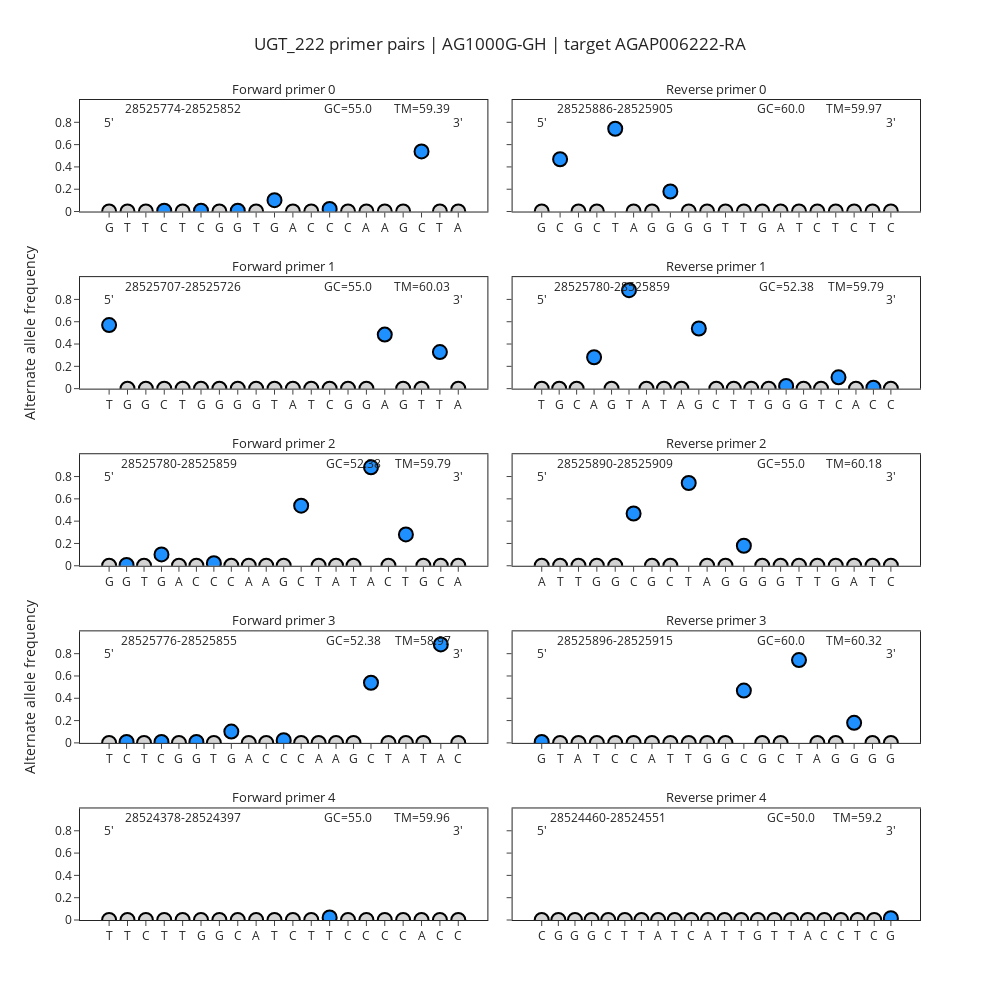

The cell this chart's notebook holds for it:
### Markdown cell above
## Worked example: Primers to avoid

In the above *ace1* example, all of the primer pairs look reasonable. Lets have a look at an example where some of the primers do not look so good. A UGT detoxification gene, AGAP006222, is overexpressed very highly in populations of *An. coluzzii* - lets try and design some qPCR primers to measure its expression. The below `AgamPrimer.designPrimers()` function integrates the entire notebook into one function, for convenience.

### Code cell
primer_parameters  =  {
    'PRIMER_OPT_SIZE': 20,
    'PRIMER_TASK':'generic',
    'PRIMER_MIN_SIZE': 17,
    'PRIMER_MAX_SIZE': 24,
    'PRIMER_OPT_TM': 60.0,
    'PRIMER_MIN_TM': 55.0,
    'PRIMER_MAX_TM': 64.0,
    'PRIMER_MIN_GC': 30.0,
    'PRIMER_MAX_GC': 70.0,
    'PRIMER_MIN_THREE_PRIME_DISTANCE': 3,  # this parameter is the minimum distance between successive pairs. If 1, it means successive primer pairs could be identical bar one base shift
    'PRIMER_INTERNAL_OPT_SIZE': 16,  # Probe size preferences if selected, otherwise ignored
    'PRIMER_INTERNAL_MIN_SIZE': 10,
    'PRIMER_INTERNAL_MAX_SIZE': 22,
    'PRIMER_INTERNAL_MIN_TM': 45,
    'PRIMER_INTERNAL_MAX_TM': 65,  # Probe considerations are quite relaxed, assumed that LNAs / Taqman will be used later to affect TM
    # Extra primer3 parameters can go here
    # In the same format as above
    }

primer_df, blat_df = AgamPrimer.designPrimers(
    assay_type='cDNA primers',  # assay_type options are: 'cDNA primers', 'gDNA primers', 'gDNA primers + probe', 'probe'
    target='AGAP006222-RA',  # target should be an AGAP transcript identifier in for cDNA, otherwise should be an integer in genome
    assay_name='UGT_222',
    n_primer_pairs=5,
    min_amplicon_size=60,
    max_amplicon_size=120,
    primer_parameters=primer_parameters,
    sample_sets='AG1000G-GH',          # sample_set = '3.0' .you can also supply lists with multiple sample sets e.g ['AG1000G-GH', 'AG1000G-CI', 'AG1000G-BF-A']
    sample_query="taxon == 'coluzzii'",
    out_dir="."
)

### Figure 1 — Plotly figure (JSON) as saved in the notebook; plotly's stock layout.template omitted (floating-point values rounded to 4 significant figures)
{"data": [{"customdata": [[0, 0, 1, 0, "G_28525774.0"], [0, 0, 0, 1, "T_28525775.0"], [0, 0, 0, 1, "T_28525776.0"], [0.007812, 0.9922, 0, 0, "C_28525777.0"], [0, 0, 0, 1, "T_28525778.0"], [0.007812, 0.9922, 0, 0, "C_28525779.0"], [0, 0, 1, 0, "G_28525780.0"], [0.007812, 0, 0.9922, 0, "G_28525781.0"], [0, 0, 0, 1, "T_28525782.0"], [0.1016, 0, 0.8984, 0, "G_28525783.0"], [1, 0, 0, 0, "A_28525784.0"], [0, 1, 0, 0, "C_28525785.0"], [0, 0.9766, 0, 0.02344, "C_28525786.0"], [0, 1, 0, 0, "C_28525787.0"], [1, 0, 0, 0, "A_28525788.0"], [1, 0, 0, 0, "A_28525789.0"], [0, 0, 1, 0, "G_28525790.0"], [0, 0.4609, 0, 0.5391, "C_28525850.0"], [0, 0, 0, 1, "T_28525851.0"], [1, 0, 0, 0, "A_28525852.0"]], "hovertemplate": "Base / Position: %{customdata[4]}<br>Total Alternate freq: %{y}<br>A_freq: %{customdata[0]}<br>C_freq: %{customdata[1]}<br>G_freq: %{customdata[2]}<br>T_freq: %{customdata[3]}", "marker": {"color": [-1, -1, -1, 1, -1, 1, -1, 1, -1, 1, -1, -1, 1, -1, -1, -1, -1, 1, -1, -1], "colorscale": [[0, "lightgray"], [0.5, "lightgray"], [1, "dodgerblue"]], "line": {"color": "black", "width": 2}, "size": 14, "symbol": "circle"}, "mode": "markers", "type": "scatter", "x": ["G_28525774.0", "T_28525775.0", "T_28525776.0", "C_28525777.0", "T_28525778.0", "C_28525779.0", "G_28525780.0", "G_28525781.0", "T_28525782.0", "G_28525783.0", "A_28525784.0", "C_28525785.0", "C_28525786.0", "C_28525787.0", "A_28525788.0", "A_28525789.0", "G_28525790.0", "C_28525850.0", "T_28525851.0", "A_28525852.0"], "xaxis": "x", "y": [0, 0, 0, 0.007812, 0, 0.007812, 0, 0.007812, 0, 0.1016, 0, 0, 0.02344, 0, 0, 0, 0, 0.5391, 0, 0], "yaxis": "y"}, {"customdata": [[0.5156, 0, 0.05469, 0.4297, "T_28525707.0"], [0, 0, 1, 0, "G_28525708.0"], [0, 0, 1, 0, "G_28525709.0"], [0, 1, 0, 0, "C_28525710.0"], [0, 0, 0, 1, "T_28525711.0"], [0, 0, 1, 0, "G_28525712.0"], [0, 0, 1, 0, "G_28525713.0"], [0, 0, 1, 0, "G_28525714.0"], [0, 0, 1, 0, "G_28525715.0"], [0, 0, 0, 1, "T_28525716.0"], [1, 0, 0, 0, "A_28525717.0"], [0, 0, 0, 1, "T_28525718.0"], [0, 1, 0, 0, "C_28525719.0"], [0, 0, 1, 0, "G_28525720.0"], [0, 0, 1, 0, "G_28525721.0"], [0.5156, 0.007812, 0.1562, 0.3203, "A_28525722.0"], [0, 0, 1, 0, "G_28525723.0"], [0, 0, 0, 1, "T_28525724.0"], [0.3281, 0, 0, 0.6719, "T_28525725.0"], [1, 0, 0, 0, "A_28525726.0"]], "hovertemplate": "Base / Position: %{customdata[4]}<br>Total Alternate freq: %{y}<br>A_freq: %{customdata[0]}<br>C_freq: %{customdata[1]}<br>G_freq: %{customdata[2]}<br>T_freq: %{customdata[3]}", "marker": {"color": [1, -1, -1, -1, -1, -1, -1, -1, -1, -1, -1, -1, -1, -1, -1, 1, -1, -1, 1, -1], "colorscale": [[0, "lightgray"], [0.5, "lightgray"], [1, "dodgerblue"]], "line": {"color": "black", "width": 2}, "size": 14, "symbol": "circle"}, "mode": "markers", "type": "scatter", "x": ["T_28525707.0", "G_28525708.0", "G_28525709.0", "C_28525710.0", "T_28525711.0", "G_28525712.0", "G_28525713.0", "G_28525714.0", "G_28525715.0", "T_28525716.0", "A_28525717.0", "T_28525718.0", "C_28525719.0", "G_28525720.0", "G_28525721.0", "A_28525722.0", "G_28525723.0", "T_28525724.0", "T_28525725.0", "A_28525726.0"], "xaxis": "x3", "y": [0.5703, 0, 0, 0, 0, 0, 0, 0, 0, 0, 0, 0, 0, 0, 0, 0.4844, 0, 0, 0.3281, 0], "yaxis": "y3"}, {"customdata": [[0, 0, 1, 0, "G_28525780.0"], [0.007812, 0, 0.9922, 0, "G_28525781.0"], [0, 0, 0, 1, "T_28525782.0"], [0.1016, 0, 0.8984, 0, "G_28525783.0"], [1, 0, 0, 0, "A_28525784.0"], [0, 1, 0, 0, "C_28525785.0"], [0, 0.9766, 0, 0.02344, "C_28525786.0"], [0, 1, 0, 0, "C_28525787.0"], [1, 0, 0, 0, "A_28525788.0"], [1, 0, 0, 0, "A_28525789.0"], [0, 0, 1, 0, "G_28525790.0"], [0, 0.4609, 0, 0.5391, "C_28525850.0"], [0, 0, 0, 1, "T_28525851.0"], [1, 0, 0, 0, "A_28525852.0"], [0, 0, 0, 1, "T_28525853.0"], [0.1172, 0, 0.8828, 0, "A_28525854.0"], [0, 1, 0, 0, "C_28525855.0"], [0, 0.2812, 0, 0.7188, "T_28525856.0"], [0, 0, 1, 0, "G_28525857.0"], [0, 1, 0, 0, "C_28525858.0"], [1, 0, 0, 0, "A_28525859.0"]], "hovertemplate": "Base / Position: %{customdata[4]}<br>Total Alternate freq: %{y}<br>A_freq: %{customdata[0]}<br>C_freq: %{customdata[1]}<br>G_freq: %{customdata[2]}<br>T_freq: %{customdata[3]}", "marker": {"color": [-1, 1, -1, 1, -1, -1, 1, -1, -1, -1, -1, 1, -1, -1, -1, 1, -1, 1, -1, -1, -1], "colorscale": [[0, "lightgray"], [0.5, "lightgray"], [1, "dodgerblue"]], "line": {"color": "black", "width": 2}, "size": 14, "symbol": "circle"}, "mode": "markers", "type": "scatter", "x": ["G_28525780.0", "G_28525781.0", "T_28525782.0", "G_28525783.0", "A_28525784.0", "C_28525785.0", "C_28525786.0", "C_28525787.0", "A_28525788.0", "A_28525789.0", "G_28525790.0", "C_28525850.0", "T_28525851.0", "A_28525852.0", "T_28525853.0", "A_28525854.0", "C_28525855.0", "T_28525856.0", "G_28525857.0", "C_28525858.0", "A_28525859.0"], "xaxis": "x5", "y": [0, 0.007812, 0, 0.1016, 0, 0, 0.02344, 0, 0, 0, 0, 0.5391, 0, 0, 0, 0.8828, 0, 0.2812, 0, 0, 0], "yaxis": "y5"}, {"customdata": [[0, 0, 0, 1, "T_28525776.0"], [0.007812, 0.9922, 0, 0, "C_28525777.0"], [0, 0, 0, 1, "T_28525778.0"], [0.007812, 0.9922, 0, 0, "C_28525779.0"], [0, 0, 1, 0, "G_28525780.0"], [0.007812, 0, 0.9922, 0, "G_28525781.0"], [0, 0, 0, 1, "T_28525782.0"], [0.1016, 0, 0.8984, 0, "G_28525783.0"], [1, 0, 0, 0, "A_28525784.0"], [0, 1, 0, 0, "C_28525785.0"], [0, 0.9766, 0, 0.02344, "C_28525786.0"], [0, 1, 0, 0, "C_28525787.0"], [1, 0, 0, 0, "A_28525788.0"], [1, 0, 0, 0, "A_28525789.0"], [0, 0, 1, 0, "G_28525790.0"], [0, 0.4609, 0, 0.5391, "C_28525850.0"], [0, 0, 0, 1, "T_28525851.0"], [1, 0, 0, 0, "A_28525852.0"], [0, 0, 0, 1, "T_28525853.0"], [0.1172, 0, 0.8828, 0, "A_28525854.0"], [0, 1, 0, 0, "C_28525855.0"]], "hovertemplate": "Base / Position: %{customdata[4]}<br>Total Alternate freq: %{y}<br>A_freq: %{customdata[0]}<br>C_freq: %{customdata[1]}<br>G_freq: %{customdata[2]}<br>T_freq: %{customdata[3]}", "marker": {"color": [-1, 1, -1, 1, -1, 1, -1, 1, -1, -1, 1, -1, -1, -1, -1, 1, -1, -1, -1, 1, -1], "colorscale": [[0, "lightgray"], [0.5, "lightgray"], [1, "dodgerblue"]], "line": {"color": "black", "width": 2}, "size": 14, "symbol": "circle"}, "mode": "markers", "type": "scatter", "x": ["T_28525776.0", "C_28525777.0", "T_28525778.0", "C_28525779.0", "G_28525780.0", "G_28525781.0", "T_28525782.0", "G_28525783.0", "A_28525784.0", "C_28525785.0", "C_28525786.0", "C_28525787.0", "A_28525788.0", "A_28525789.0", "G_28525790.0", "C_28525850.0", "T_28525851.0", "A_28525852.0", "T_28525853.0", "A_28525854.0", "C_28525855.0"], "xaxis": "x7", "y": [0, 0.007812, 0, 0.007812, 0, 0.007812, 0, 0.1016, 0, 0, 0.02344, 0, 0, 0, 0, 0.5391, 0, 0, 0, 0.8828, 0], "yaxis": "y7"}, {"customdata": [[0, 0, 0, 1, "T_28524378.0"], [0, 0, 0, 1, "T_28524379.0"], [0, 1, 0, 0, "C_28524380.0"], [0, 0, 0, 1, "T_28524381.0"], [0, 0, 0, 1, "T_28524382.0"], [0, 0, 1, 0, "G_28524383.0"], [0, 0, 1, 0, "G_28524384.0"], [0, 1, 0, 0, "C_28524385.0"], [1, 0, 0, 0, "A_28524386.0"], [0, 0, 0, 1, "T_28524387.0"], [0, 1, 0, 0, "C_28524388.0"], [0, 0, 0, 1, "T_28524389.0"], [0.02344, 0, 0, 0.9766, "T_28524390.0"], [0, 1, 0, 0, "C_28524391.0"], [0, 1, 0, 0, "C_28524392.0"], [0, 1, 0, 0, "C_28524393.0"], [0, 1, 0, 0, "C_28524394.0"], [1, 0, 0, 0, "A_28524395.0"], [0, 1, 0, 0, "C_28524396.0"], [0, 1, 0, 0, "C_28524397.0"]], "hovertemplate": "Base / Position: %{customdata[4]}<br>Total Alternate freq: %{y}<br>A_freq: %{customdata[0]}<br>C_freq: %{customdata[1]}<br>G_freq: %{customdata[2]}<br>T_freq: %{customdata[3]}", "marker": {"color": [-1, -1, -1, -1, -1, -1, -1, -1, -1, -1, -1, -1, 1, -1, -1, -1, -1, -1, -1, -1], "colorscale": [[0, "lightgray"], [0.5, "lightgray"], [1, "dodgerblue"]], "line": {"color": "black", "width": 2}, "size": 14, "symbol": "circle"}, "mode": "markers", "type": "scatter", "x": ["T_28524378.0", "T_28524379.0", "C_28524380.0", "T_28524381.0", "T_28524382.0", "G_28524383.0", "G_28524384.0", "C_28524385.0", "A_28524386.0", "T_28524387.0", "C_28524388.0", "T_28524389.0", "T_28524390.0", "C_28524391.0", "C_28524392.0", "C_28524393.0", "C_28524394.0", "A_28524395.0", "C_28524396.0", "C_28524397.0"], "xaxis": "x9", "y": [0, 0, 0, 0, 0, 0, 0, 0, 0, 0, 0, 0, 0.02344, 0, 0, 0, 0, 0, 0, 0], "yaxis": "y9"}, {"customdata": [[0, 0, 1, 0, "G_28525905.0"], [0, 0.5312, 0, 0.4688, "C_28525904.0"], [0, 0, 1, 0, "G_28525903.0"], [0, 1, 0, 0, "C_28525902.0"], [0, 0.7422, 0, 0.2578, "T_28525901.0"], [1, 0, 0, 0, "A_28525900.0"], [0, 0, 1, 0, "G_28525899.0"], [0, 0.1797, 0.8203, 0, "G_28525898.0"], [0, 0, 1, 0, "G_28525897.0"], [0, 0, 1, 0, "G_28525896.0"], [0, 0, 0, 1, "T_28525895.0"], [0, 0, 0, 1, "T_28525894.0"], [0, 0, 1, 0, "G_28525893.0"], [1, 0, 0, 0, "A_28525892.0"], [0, 0, 0, 1, "T_28525891.0"], [0, 1, 0, 0, "C_28525890.0"], [0, 0, 0, 1, "T_28525889.0"], [0, 1, 0, 0, "C_28525888.0"], [0, 0, 0, 1, "T_28525887.0"], [0, 1, 0, 0, "C_28525886.0"]], "hovertemplate": "Base / Position: %{customdata[4]}<br>Total Alternate freq: %{y}<br>A_freq: %{customdata[0]}<br>C_freq: %{customdata[1]}<br>G_freq: %{customdata[2]}<br>T_freq: %{customdata[3]}", "marker": {"color": [-1, 1, -1, -1, 1, -1, -1, 1, -1, -1, -1, -1, -1, -1, -1, -1, -1, -1, -1, -1], "colorscale": [[0, "lightgray"], [0.5, "lightgray"], [1, "dodgerblue"]], "line": {"color": "black", "width": 2}, "size": 14, "symbol": "circle"}, "mode": "markers", "type": "scatter", "x": ["G_28525905.0", "C_28525904.0", "G_28525903.0", "C_28525902.0", "T_28525901.0", "A_28525900.0", "G_28525899.0", "G_28525898.0", "G_28525897.0", "G_28525896.0", "T_28525895.0", "T_28525894.0", "G_28525893.0", "A_28525892.0", "T_28525891.0", "C_28525890.0", "T_28525889.0", "C_28525888.0", "T_28525887.0", "C_28525886.0"], "xaxis": "x2", "y": [0, 0.4688, 0, 0, 0.7422, 0, 0, 0.1797, 0, 0, 0, 0, 0, 0, 0, 0, 0, 0, 0, 0], "yaxis": "y2"}, {"customdata": [[0, 0, 0, 1, "T_28525859.0"], [0, 0, 1, 0, "G_28525858.0"], [0, 1, 0, 0, "C_28525857.0"], [0.7188, 0, 0.2812, 0, "A_28525856.0"], [0, 0, 1, 0, "G_28525855.0"], [0, 0.8828, 0, 0.1172, "T_28525854.0"], [1, 0, 0, 0, "A_28525853.0"], [0, 0, 0, 1, "T_28525852.0"], [1, 0, 0, 0, "A_28525851.0"], [0.5391, 0, 0.4609, 0, "G_28525850.0"], [0, 1, 0, 0, "C_28525790.0"], [0, 0, 0, 1, "T_28525789.0"], [0, 0, 0, 1, "T_28525788.0"], [0, 0, 1, 0, "G_28525787.0"], [0.02344, 0, 0.9766, 0, "G_28525786.0"], [0, 0, 1, 0, "G_28525785.0"], [0, 0, 0, 1, "T_28525784.0"], [0, 0.8984, 0, 0.1016, "C_28525783.0"], [1, 0, 0, 0, "A_28525782.0"], [0, 0.9922, 0, 0.007812, "C_28525781.0"], [0, 1, 0, 0, "C_28525780.0"]], "hovertemplate": "Base / Position: %{customdata[4]}<br>Total Alternate freq: %{y}<br>A_freq: %{customdata[0]}<br>C_freq: %{customdata[1]}<br>G_freq: %{customdata[2]}<br>T_freq: %{customdata[3]}", "marker": {"color": [-1, -1, -1, 1, -1, 1, -1, -1, -1, 1, -1, -1, -1, -1, 1, -1, -1, 1, -1, 1, -1], "colorscale": [[0, "lightgray"], [0.5, "lightgray"], [1, "dodgerblue"]], "line": {"color": "black", "width": 2}, "size": 14, "symbol": "circle"}, "mode": "markers", "type": "scatter", "x": ["T_28525859.0", "G_28525858.0", "C_28525857.0", "A_28525856.0", "G_28525855.0", "T_28525854.0", "A_28525853.0", "T_28525852.0", "A_28525851.0", "G_28525850.0", "C_28525790.0", "T_28525789.0", "T_28525788.0", "G_28525787.0", "G_28525786.0", "G_28525785.0", "T_28525784.0", "C_28525783.0", "A_28525782.0", "C_28525781.0", "C_28525780.0"], "xaxis": "x4", "y": [0, 0, 0, 0.2812, 0, 0.8828, 0, 0, 0, 0.5391, 0, 0, 0, 0, 0.02344, 0, 0, 0.1016, 0, 0.007812, 0], "yaxis": "y4"}, {"customdata": [[1, 0, 0, 0, "A_28525909.0"], [0, 0, 0, 1, "T_28525908.0"], [0, 0, 0, 1, "T_28525907.0"], [0, 0, 1, 0, "G_28525906.0"], [0, 0, 1, 0, "G_28525905.0"], [0, 0.5312, 0, 0.4688, "C_28525904.0"], [0, 0, 1, 0, "G_28525903.0"], [0, 1, 0, 0, "C_28525902.0"], [0, 0.7422, 0, 0.2578, "T_28525901.0"], [1, 0, 0, 0, "A_28525900.0"], [0, 0, 1, 0, "G_28525899.0"], [0, 0.1797, 0.8203, 0, "G_28525898.0"], [0, 0, 1, 0, "G_28525897.0"], [0, 0, 1, 0, "G_28525896.0"], [0, 0, 0, 1, "T_28525895.0"], [0, 0, 0, 1, "T_28525894.0"], [0, 0, 1, 0, "G_28525893.0"], [1, 0, 0, 0, "A_28525892.0"], [0, 0, 0, 1, "T_28525891.0"], [0, 1, 0, 0, "C_28525890.0"]], "hovertemplate": "Base / Position: %{customdata[4]}<br>Total Alternate freq: %{y}<br>A_freq: %{customdata[0]}<br>C_freq: %{customdata[1]}<br>G_freq: %{customdata[2]}<br>T_freq: %{customdata[3]}", "marker": {"color": [-1, -1, -1, -1, -1, 1, -1, -1, 1, -1, -1, 1, -1, -1, -1, -1, -1, -1, -1, -1], "colorscale": [[0, "lightgray"], [0.5, "lightgray"], [1, "dodgerblue"]], "line": {"color": "black", "width": 2}, "size": 14, "symbol": "circle"}, "mode": "markers", "type": "scatter", "x": ["A_28525909.0", "T_28525908.0", "T_28525907.0", "G_28525906.0", "G_28525905.0", "C_28525904.0", "G_28525903.0", "C_28525902.0", "T_28525901.0", "A_28525900.0", "G_28525899.0", "G_28525898.0", "G_28525897.0", "G_28525896.0", "T_28525895.0", "T_28525894.0", "G_28525893.0", "A_28525892.0", "T_28525891.0", "C_28525890.0"], "xaxis": "x6", "y": [0, 0, 0, 0, 0, 0.4688, 0, 0, 0.7422, 0, 0, 0.1797, 0, 0, 0, 0, 0, 0, 0, 0], "yaxis": "y6"}, {"customdata": [[0.007812, 0, 0.9922, 0, "G_28525915.0"], [0, 0, 0, 1, "T_28525914.0"], [1, 0, 0, 0, "A_28525913.0"], [0, 0, 0, 1, "T_28525912.0"], [0, 1, 0, 0, "C_28525911.0"], [0, 1, 0, 0, "C_28525910.0"], [1, 0, 0, 0, "A_28525909.0"], [0, 0, 0, 1, "T_28525908.0"], [0, 0, 0, 1, "T_28525907.0"], [0, 0, 1, 0, "G_28525906.0"], [0, 0, 1, 0, "G_28525905.0"], [0, 0.5312, 0, 0.4688, "C_28525904.0"], [0, 0, 1, 0, "G_28525903.0"], [0, 1, 0, 0, "C_28525902.0"], [0, 0.7422, 0, 0.2578, "T_28525901.0"], [1, 0, 0, 0, "A_28525900.0"], [0, 0, 1, 0, "G_28525899.0"], [0, 0.1797, 0.8203, 0, "G_28525898.0"], [0, 0, 1, 0, "G_28525897.0"], [0, 0, 1, 0, "G_28525896.0"]], "hovertemplate": "Base / Position: %{customdata[4]}<br>Total Alternate freq: %{y}<br>A_freq: %{customdata[0]}<br>C_freq: %{customdata[1]}<br>G_freq: %{customdata[2]}<br>T_freq: %{customdata[3]}", "marker": {"color": [1, -1, -1, -1, -1, -1, -1, -1, -1, -1, -1, 1, -1, -1, 1, -1, -1, 1, -1, -1], "colorscale": [[0, "lightgray"], [0.5, "lightgray"], [1, "dodgerblue"]], "line": {"color": "black", "width": 2}, "size": 14, "symbol": "circle"}, "mode": "markers", "type": "scatter", "x": ["G_28525915.0", "T_28525914.0", "A_28525913.0", "T_28525912.0", "C_28525911.0", "C_28525910.0", "A_28525909.0", "T_28525908.0", "T_28525907.0", "G_28525906.0", "G_28525905.0", "C_28525904.0", "G_28525903.0", "C_28525902.0", "T_28525901.0", "A_28525900.0", "G_28525899.0", "G_28525898.0", "G_28525897.0", "G_28525896.0"], "xaxis": "x8", "y": [0.007812, 0, 0, 0, 0, 0, 0, 0, 0, 0, 0, 0.4688, 0, 0, 0.7422, 0, 0, 0.1797, 0, 0], "yaxis": "y8"}, {"customdata": [[0, 1, 0, 0, "C_28524551.0"], [0, 0, 1, 0, "G_28524550.0"], [0, 0, 1, 0, "G_28524549.0"], [0, 0, 1, 0, "G_28524548.0"], [0, 1, 0, 0, "C_28524547.0"], [0, 0, 0, 1, "T_28524546.0"], [0, 0, 0, 1, "T_28524545.0"], [1, 0, 0, 0, "A_28524544.0"], [0, 0, 0, 1, "T_28524543.0"], [0, 1, 0, 0, "C_28524542.0"], [1, 0, 0, 0, "A_28524541.0"], [0, 0, 0, 1, "T_28524540.0"], [0, 0, 0, 1, "T_28524539.0"], [0, 0, 1, 0, "G_28524538.0"], [0, 0, 0, 1, "T_28524537.0"], [0, 0, 0, 1, "T_28524536.0"], [1, 0, 0, 0, "A_28524535.0"], [0, 1, 0, 0, "C_28524534.0"], [0, 1, 0, 0, "C_28524463.0"], [0, 0, 0, 1, "T_28524462.0"], [0, 1, 0, 0, "C_28524461.0"], [0.01562, 0, 0.9844, 0, "G_28524460.0"]], "hovertemplate": "Base / Position: %{customdata[4]}<br>Total Alternate freq: %{y}<br>A_freq: %{customdata[0]}<br>C_freq: %{customdata[1]}<br>G_freq: %{customdata[2]}<br>T_freq: %{customdata[3]}", "marker": {"color": [-1, -1, -1, -1, -1, -1, -1, -1, -1, -1, -1, -1, -1, -1, -1, -1, -1, -1, -1, -1, -1, 1], "colorscale": [[0, "lightgray"], [0.5, "lightgray"], [1, "dodgerblue"]], "line": {"color": "black", "width": 2}, "size": 14, "symbol": "circle"}, "mode": "markers", "type": "scatter", "x": ["C_28524551.0", "G_28524550.0", "G_28524549.0", "G_28524548.0", "C_28524547.0", "T_28524546.0", "T_28524545.0", "A_28524544.0", "T_28524543.0", "C_28524542.0", "A_28524541.0", "T_28524540.0", "T_28524539.0", "G_28524538.0", "T_28524537.0", "T_28524536.0", "A_28524535.0", "C_28524534.0", "C_28524463.0", "T_28524462.0", "C_28524461.0", "G_28524460.0"], "xaxis": "x10", "y": [0, 0, 0, 0, 0, 0, 0, 0, 0, 0, 0, 0, 0, 0, 0, 0, 0, 0, 0, 0, 0, 0.01562], "yaxis": "y10"}], "layout": {"annotations": [{"font": {"size": 13}, "showarrow": false, "text": "Forward primer 0", "x": 0.2425, "xanchor": "center", "xref": "paper", "y": 1.0, "yanchor": "bottom", "yref": "paper"}, {"font": {"size": 13}, "showarrow": false, "text": "Reverse primer 0", "x": 0.7575, "xanchor": "center", "xref": "paper", "y": 1.0, "yanchor": "bottom", "yref": "paper"}, {"font": {"size": 13}, "showarrow": false, "text": "Forward primer 1", "x": 0.2425, "xanchor": "center", "xref": "paper", "y": 0.784, "yanchor": "bottom", "yref": "paper"}, {"font": {"size": 13}, "showarrow": false, "text": "Reverse primer 1", "x": 0.7575, "xanchor": "center", "xref": "paper", "y": 0.784, "yanchor": "bottom", "yref": "paper"}, {"font": {"size": 13}, "showarrow": false, "text": "Forward primer 2", "x": 0.2425, "xanchor": "center", "xref": "paper", "y": 0.568, "yanchor": "bottom", "yref": "paper"}, {"font": {"size": 13}, "showarrow": false, "text": "Reverse primer 2", "x": 0.7575, "xanchor": "center", "xref": "paper", "y": 0.568, "yanchor": "bottom", "yref": "paper"}, {"font": {"size": 13}, "showarrow": false, "text": "Forward primer 3", "x": 0.2425, "xanchor": "center", "xref": "paper", "y": 0.352, "yanchor": "bottom", "yref": "paper"}, {"font": {"size": 13}, "showarrow": false, "text": "Reverse primer 3", "x": 0.7575, "xanchor": "center", "xref": "paper", "y": 0.352, "yanchor": "bottom", "yref": "paper"}, {"font": {"size": 13}, "showarrow": false, "text": "Forward primer 4", "x": 0.2425, "xanchor": "center", "xref": "paper", "y": 0.136, "yanchor": "bottom", "yref": "paper"}, {"font": {"size": 13}, "showarrow": false, "text": "Reverse primer 4", "x": 0.7575, "xanchor": "center", "xref": "paper", "y": 0.136, "yanchor": "bottom", "yref": "paper"}, {"showarrow": false, "text": "5'", "x": "G_28525774.0", "xref": "x", "y": 0.8, "yref": "y"}, {"showarrow": false, "text": "3'", "x": "A_28525852.0", "xref": "x", "y": 0.8, "yref": "y"}, {"showarrow": false, "text": "28525774-28525852", "x": "T_28525778.0", "xref": "x", "y": 0.92, "yref": "y"}, {"showarrow": false, "text": "GC=55.0", "x": "C_28525787.0", "xref": "x", "y": 0.92, "yref": "y"}, {"showarrow": false, "text": "TM=59.39", "x": "C_28525850.0", "xref": "x", "y": 0.92, "yref": "y"}, {"showarrow": false, "text": "5'", "x": "T_28525707.0", "xref": "x3", "y": 0.8, "yref": "y3"}, {"showarrow": false, "text": "3'", "x": "A_28525726.0", "xref": "x3", "y": 0.8, "yref": "y3"}, {"showarrow": false, "text": "28525707-28525726", "x": "T_28525711.0", "xref": "x3", "y": 0.92, "yref": "y3"}, {"showarrow": false, "text": "GC=55.0", "x": "G_28525720.0", "xref": "x3", "y": 0.92, "yref": "y3"}, {"showarrow": false, "text": "TM=60.03", "x": "T_28525724.0", "xref": "x3", "y": 0.92, "yref": "y3"}, {"showarrow": false, "text": "5'", "x": "G_28525780.0", "xref": "x5", "y": 0.8, "yref": "y5"}, {"showarrow": false, "text": "3'", "x": "A_28525859.0", "xref": "x5", "y": 0.8, "yref": "y5"}, {"showarrow": false, "text": "28525780-28525859", "x": "A_28525784.0", "xref": "x5", "y": 0.92, "yref": "y5"}, {"showarrow": false, "text": "GC=52.38", "x": "T_28525853.0", "xref": "x5", "y": 0.92, "yref": "y5"}, {"showarrow": false, "text": "TM=59.79", "x": "G_28525857.0", "xref": "x5", "y": 0.92, "yref": "y5"}, {"showarrow": false, "text": "5'", "x": "T_28525776.0", "xref": "x7", "y": 0.8, "yref": "y7"}, {"showarrow": false, "text": "3'", "x": "C_28525855.0", "xref": "x7", "y": 0.8, "yref": "y7"}, {"showarrow": false, "text": "28525776-28525855", "x": "G_28525780.0", "xref": "x7", "y": 0.92, "yref": "y7"}, {"showarrow": false, "text": "GC=52.38", "x": "G_28525790.0", "xref": "x7", "y": 0.92, "yref": "y7"}, {"showarrow": false, "text": "TM=58.97", "x": "T_28525853.0", "xref": "x7", "y": 0.92, "yref": "y7"}, {"showarrow": false, "text": "5'", "x": "T_28524378.0", "xref": "x9", "y": 0.8, "yref": "y9"}, {"showarrow": false, "text": "3'", "x": "C_28524397.0", "xref": "x9", "y": 0.8, "yref": "y9"}, {"showarrow": false, "text": "28524378-28524397", "x": "T_28524382.0", "xref": "x9", "y": 0.92, "yref": "y9"}, {"showarrow": false, "text": "GC=55.0", "x": "C_28524391.0", "xref": "x9", "y": 0.92, "yref": "y9"}, {"showarrow": false, "text": "TM=59.96", "x": "A_28524395.0", "xref": "x9", "y": 0.92, "yref": "y9"}, {"showarrow": false, "text": "5'", "x": "G_28525905.0", "xref": "x2", "y": 0.8, "yref": "y2"}, {"showarrow": false, "text": "3'", "x": "C_28525886.0", "xref": "x2", "y": 0.8, "yref": "y2"}, {"showarrow": false, "text": "28525886-28525905", "x": "T_28525901.0", "xref": "x2", "y": 0.92, "yref": "y2"}, {"showarrow": false, "text": "GC=60.0", "x": "A_28525892.0", "xref": "x2", "y": 0.92, "yref": "y2"}, {"showarrow": false, "text": "TM=59.97", "x": "C_28525888.0", "xref": "x2", "y": 0.92, "yref": "y2"}, {"showarrow": false, "text": "5'", "x": "T_28525859.0", "xref": "x4", "y": 0.8, "yref": "y4"}, {"showarrow": false, "text": "3'", "x": "C_28525780.0", "xref": "x4", "y": 0.8, "yref": "y4"}, {"showarrow": false, "text": "28525780-28525859", "x": "G_28525855.0", "xref": "x4", "y": 0.92, "yref": "y4"}, {"showarrow": false, "text": "GC=52.38", "x": "G_28525786.0", "xref": "x4", "y": 0.92, "yref": "y4"}, {"showarrow": false, "text": "TM=59.79", "x": "A_28525782.0", "xref": "x4", "y": 0.92, "yref": "y4"}, {"showarrow": false, "text": "5'", "x": "A_28525909.0", "xref": "x6", "y": 0.8, "yref": "y6"}, {"showarrow": false, "text": "3'", "x": "C_28525890.0", "xref": "x6", "y": 0.8, "yref": "y6"}, {"showarrow": false, "text": "28525890-28525909", "x": "G_28525905.0", "xref": "x6", "y": 0.92, "yref": "y6"}, {"showarrow": false, "text": "GC=55.0", "x": "G_28525896.0", "xref": "x6", "y": 0.92, "yref": "y6"}, {"showarrow": false, "text": "TM=60.18", "x": "A_28525892.0", "xref": "x6", "y": 0.92, "yref": "y6"}, {"showarrow": false, "text": "5'", "x": "G_28525915.0", "xref": "x8", "y": 0.8, "yref": "y8"}, {"showarrow": false, "text": "3'", "x": "G_28525896.0", "xref": "x8", "y": 0.8, "yref": "y8"}, {"showarrow": false, "text": "28525896-28525915", "x": "C_28525911.0", "xref": "x8", "y": 0.92, "yref": "y8"}, {"showarrow": false, "text": "GC=60.0", "x": "C_28525902.0", "xref": "x8", "y": 0.92, "yref": "y8"}, {"showarrow": false, "text": "TM=60.32", "x": "G_28525898.0", "xref": "x8", "y": 0.92, "yref": "y8"}, {"showarrow": false, "text": "5'", "x": "C_28524551.0", "xref": "x10", "y": 0.8, "yref": "y10"}, {"showarrow": false, "text": "3'", "x": "G_28524460.0", "xref": "x10", "y": 0.8, "yref": "y10"}, {"showarrow": false, "text": "28524460-28524551", "x": "C_28524547.0", "xref": "x10", "y": 0.92, "yref": "y10"}, {"showarrow": false, "text": "GC=50.0", "x": "T_28524536.0", "xref": "x10", "y": 0.92, "yref": "y10"}, {"showarrow": false, "text": "TM=59.2", "x": "T_28524462.0", "xref": "x10", "y": 0.92, "yref": "y10"}], "height": 1000, "showlegend": false, "title": {"text": "UGT_222 primer pairs | AG1000G-GH | target AGAP006222-RA", "x": 0.5}, "width": 1000, "xaxis": {"anchor": "y", "autorange": true, "domain": [0, 0.485], "mirror": true, "range": [-1.585, 20.58], "tickangle": 0, "tickmode": "array", "ticktext": ["G", "T", "T", "C", "T", "C", "G", "G", "T", "G", "A", "C", "C", "C", "A", "A", "G", "C", "T", "A"], "tickvals": ["G_28525774.0", "T_28525775.0", "T_28525776.0", "C_28525777.0", "T_28525778.0", "C_28525779.0", "G_28525780.0", "G_28525781.0", "T_28525782.0", "G_28525783.0", "A_28525784.0", "C_28525785.0", "C_28525786.0", "C_28525787.0", "A_28525788.0", "A_28525789.0", "G_28525790.0", "C_28525850.0", "T_28525851.0", "A_28525852.0"], "type": "category"}, "xaxis10": {"anchor": "y10", "autorange": true, "domain": [0.515, 1], "mirror": true, "range": [-1.751, 22.75], "tickangle": 0, "tickmode": "array", "ticktext": ["C", "G", "G", "G", "C", "T", "T", "A", "T", "C", "A", "T", "T", "G", "T", "T", "A", "C", "C", "T", "C", "G"], "tickvals": ["C_28524551.0", "G_28524550.0", "G_28524549.0", "G_28524548.0", "C_28524547.0", "T_28524546.0", "T_28524545.0", "A_28524544.0", "T_28524543.0", "C_28524542.0", "A_28524541.0", "T_28524540.0", "T_28524539.0", "G_28524538.0", "T_28524537.0", "T_28524536.0", "A_28524535.0", "C_28524534.0", "C_28524463.0", "T_28524462.0", "C_28524461.0", "G_28524460.0"], "type": "category"}, "xaxis2": {"anchor": "y2", "autorange": true, "domain": [0.515, 1], "mirror": true, "range": [-1.585, 20.58], "tickangle": 0, "tickmode": "array", "ticktext": ["G", "C", "G", "C", "T", "A", "G", "G", "G", "G", "T", "T", "G", "A", "T", "C", "T", "C", "T", "C"], "tickvals": ["G_28525905.0", "C_28525904.0", "G_28525903.0", "C_28525902.0", "T_28525901.0", "A_28525900.0", "G_28525899.0", "G_28525898.0", "G_28525897.0", "G_28525896.0", "T_28525895.0", "T_28525894.0", "G_28525893.0", "A_28525892.0", "T_28525891.0", "C_28525890.0", "T_28525889.0", "C_28525888.0", "T_28525887.0", "C_28525886.0"], "type": "category"}, "xaxis3": {"anchor": "y3", "autorange": true, "domain": [0, 0.485], "mirror": true, "range": [-1.585, 20.58], "tickangle": 0, "tickmode": "array", "ticktext": ["T", "G", "G", "C", "T", "G", "G", "G", "G", "T", "A", "T", "C", "G", "G", "A", "G", "T", "T", "A"], "tickvals": ["T_28525707.0", "G_28525708.0", "G_28525709.0", "C_28525710.0", "T_28525711.0", "G_28525712.0", "G_28525713.0", "G_28525714.0", "G_28525715.0", "T_28525716.0", "A_28525717.0", "T_28525718.0", "C_28525719.0", "G_28525720.0", "G_28525721.0", "A_28525722.0", "G_28525723.0", "T_28525724.0", "T_28525725.0", "A_28525726.0"], "type": "category"}, "xaxis4": {"anchor": "y4", "autorange": true, "domain": [0.515, 1], "mirror": true, "range": [-1.668, 21.67], "tickangle": 0, "tickmode": "array", "ticktext": ["T", "G", "C", "A", "G", "T", "A", "T", "A", "G", "C", "T", "T", "G", "G", "G", "T", "C", "A", "C", "C"], "tickvals": ["T_28525859.0", "G_28525858.0", "C_28525857.0", "A_28525856.0", "G_28525855.0", "T_28525854.0", "A_28525853.0", "T_28525852.0", "A_28525851.0", "G_28525850.0", "C_28525790.0", "T_28525789.0", "T_28525788.0", "G_28525787.0", "G_28525786.0", "G_28525785.0", "T_28525784.0", "C_28525783.0", "A_28525782.0", "C_28525781.0", "C_28525780.0"], "type": "category"}, "xaxis5": {"anchor": "y5", "autorange": true, "domain": [0, 0.485], "mirror": true, "range": [-1.668, 21.67], "tickangle": 0, "tickmode": "array", "ticktext": ["G", "G", "T", "G", "A", "C", "C", "C", "A", "A", "G", "C", "T", "A", "T", "A", "C", "T", "G", "C", "A"], "tickvals": ["G_28525780.0", "G_28525781.0", "T_28525782.0", "G_28525783.0", "A_28525784.0", "C_28525785.0", "C_28525786.0", "C_28525787.0", "A_28525788.0", "A_28525789.0", "G_28525790.0", "C_28525850.0", "T_28525851.0", "A_28525852.0", "T_28525853.0", "A_28525854.0", "C_28525855.0", "T_28525856.0", "G_28525857.0", "C_28525858.0", "A_28525859.0"], "type": "category"}, "xaxis6": {"anchor": "y6", "autorange": true, "domain": [0.515, 1], "mirror": true, "range": [-1.585, 20.58], "tickangle": 0, "tickmode": "array", "ticktext": ["A", "T", "T", "G", "G", "C", "G", "C", "T", "A", "G", "G", "G", "G", "T", "T", "G", "A", "T", "C"], "tickvals": ["A_28525909.0", "T_28525908.0", "T_28525907.0", "G_28525906.0", "G_28525905.0", "C_28525904.0", "G_28525903.0", "C_28525902.0", "T_28525901.0", "A_28525900.0", "G_28525899.0", "G_28525898.0", "G_28525897.0", "G_28525896.0", "T_28525895.0", "T_28525894.0", "G_28525893.0", "A_28525892.0", "T_28525891.0", "C_28525890.0"], "type": "category"}, "xaxis7": {"anchor": "y7", "autorange": true, "domain": [0, 0.485], "mirror": true, "range": [-1.668, 21.67], "tickangle": 0, "tickmode": "array", "ticktext": ["T", "C", "T", "C", "G", "G", "T", "G", "A", "C", "C", "C", "A", "A", "G", "C", "T", "A", "T", "A", "C"], "tickvals": ["T_28525776.0", "C_28525777.0", "T_28525778.0", "C_28525779.0", "G_28525780.0", "G_28525781.0", "T_28525782.0", "G_28525783.0", "A_28525784.0", "C_28525785.0", "C_28525786.0", "C_28525787.0", "A_28525788.0", "A_28525789.0", "G_28525790.0", "C_28525850.0", "T_28525851.0", "A_28525852.0", "T_28525853.0", "A_28525854.0", "C_28525855.0"], "type": "category"}, "xaxis8": {"anchor": "y8", "autorange": true, "domain": [0.515, 1], "mirror": true, "range": [-1.585, 20.58], "tickangle": 0, "tickmode": "array", "ticktext": ["G", "T", "A", "T", "C", "C", "A", "T", "T", "G", "G", "C", "G", "C", "T", "A", "G", "G", "G", "G"], "tickvals": ["G_28525915.0", "T_28525914.0", "A_28525913.0", "T_28525912.0", "C_28525911.0", "C_28525910.0", "A_28525909.0", "T_28525908.0", "T_28525907.0", "G_28525906.0", "G_28525905.0", "C_28525904.0", "G_28525903.0", "C_28525902.0", "T_28525901.0", "A_28525900.0", "G_28525899.0", "G_28525898.0", "G_28525897.0", "G_28525896.0"], "type": "category"}, "xaxis9": {"anchor": "y9", "autorange": true, "domain": [0, 0.485], "mirror": true, "range": [-1.585, 20.58], "tickangle": 0, "tickmode": "array", "ticktext": ["T", "T", "C", "T", "T", "G", "G", "C", "A", "T", "C", "T", "T", "C", "C", "C", "C", "A", "C", "C"], "tickvals": ["T_28524378.0", "T_28524379.0", "C_28524380.0", "T_28524381.0", "T_28524382.0", "G_28524383.0", "G_28524384.0", "C_28524385.0", "A_28524386.0", "T_28524387.0", "C_28524388.0", "T_28524389.0", "T_28524390.0", "C_28524391.0", "C_28524392.0", "C_28524393.0", "C_28524394.0", "A_28524395.0", "C_28524396.0", "C_28524397.0"], "type": "category"}, "yaxis": {"anchor": "x", "domain": [0.864, 1.0], "mirror": true, "range": [0, 1], "tickvals": [0, 0.2, 0.4, 0.6, 0.8], "type": "linear"}, "yaxis10": {"anchor": "x10", "domain": [0, 0.136], "mirror": true, "range": [0, 1], "showticklabels": false, "tickvals": [0, 0.2, 0.4, 0.6, 0.8], "type": "linear"}, "yaxis2": {"anchor": "x2", "domain": [0.864, 1.0], "mirror": true, "range": [0, 1], "showticklabels": false, "tickvals": [0, 0.2, 0.4, 0.6, 0.8], "type": "linear"}, "yaxis3": {"anchor": "x3", "domain": [0.648, 0.784], "mirror": true, "range": [0, 1], "tickvals": [0, 0.2, 0.4, 0.6, 0.8], "title": {"text": "Alternate allele frequency"}, "type": "linear"}, "yaxis4": {"anchor": "x4", "domain": [0.648, 0.784], "mirror": true, "range": [0, 1], "showticklabels": false, "tickvals": [0, 0.2, 0.4, 0.6, 0.8], "type": "linear"}, "yaxis5": {"anchor": "x5", "domain": [0.432, 0.568], "mirror": true, "range": [0, 1], "tickvals": [0, 0.2, 0.4, 0.6, 0.8], "type": "linear"}, "yaxis6": {"anchor": "x6", "domain": [0.432, 0.568], "mirror": true, "range": [0, 1], "showticklabels": false, "tickvals": [0, 0.2, 0.4, 0.6, 0.8], "type": "linear"}, "yaxis7": {"anchor": "x7", "domain": [0.216, 0.352], "mirror": true, "range": [0, 1], "tickvals": [0, 0.2, 0.4, 0.6, 0.8], "title": {"text": "Alternate allele frequency"}, "type": "linear"}, "yaxis8": {"anchor": "x8", "domain": [0.216, 0.352], "mirror": true, "range": [0, 1], "showticklabels": false, "tickvals": [0, 0.2, 0.4, 0.6, 0.8], "type": "linear"}, "yaxis9": {"anchor": "x9", "domain": [0, 0.136], "mirror": true, "range": [0, 1], "tickvals": [0, 0.2, 0.4, 0.6, 0.8], "type": "linear"}}}
